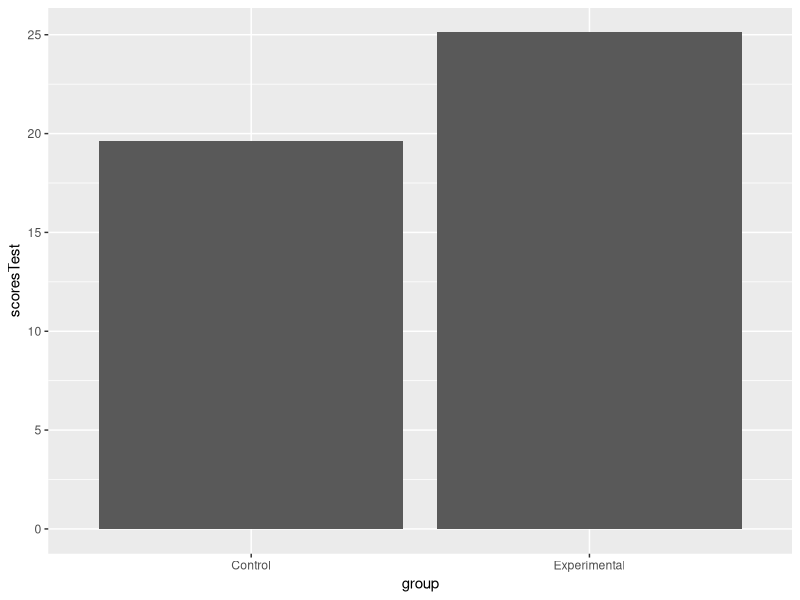
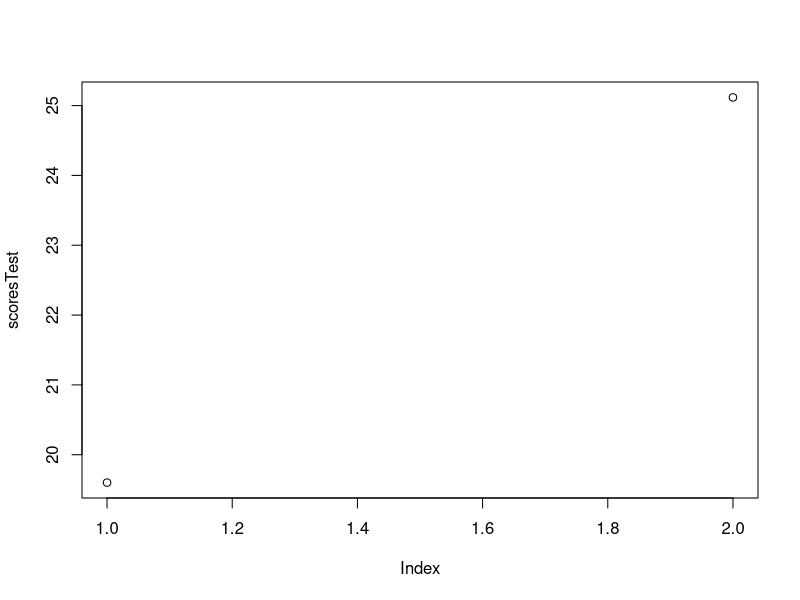
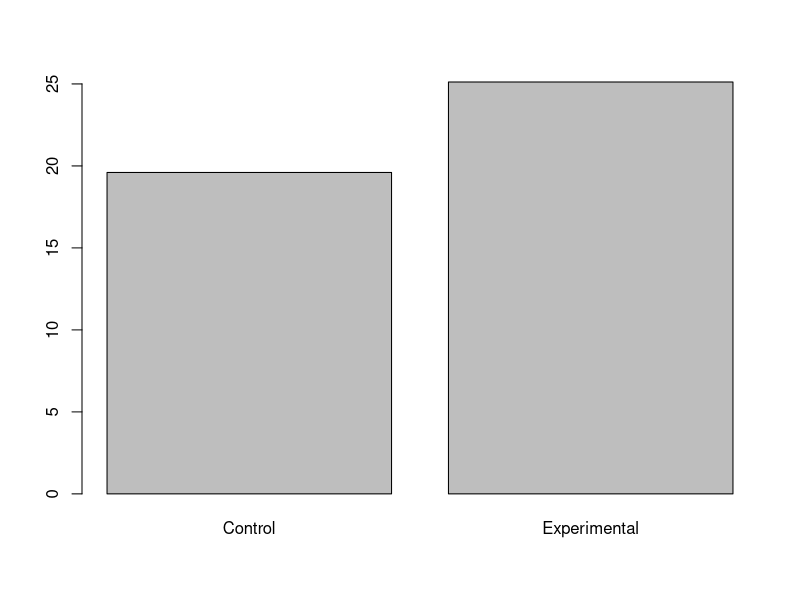

R code for these plots, in order: (Note: this script raises an error after producing the figures.)
## ---- chunk 1
library(dplyr)
library(ggplot2)
library(tidyr)
library(lme4)
study=seq(1,3,1)
criteriaVar=rep("Weight",3)
min=c(100,110,120)
max=c(120,130,140)
studies=data.frame(study,criteriaVar,min,max)
studies[,"criteriaVar"]=as.character(studies[,"criteriaVar"])

## ---- chunk 2
study=seq(1,3,1)
criteriaVar=rep("Age",3)
min=c(20,25,30)
max=c(50,55,60)
studies=rbind(studies,data.frame(study,criteriaVar,min,max))
minDf=studies[,-4] %>% spread(criteriaVar,min) %>% rename(Age.min=Age,Weight.min=Weight) 
maxDf=studies[,-3] %>% spread(criteriaVar,max) %>% rename(Age.max=Age,Weight.max=Weight)
studies = merge(minDf,maxDf,by="study")
#checking version control
studies = studies[,1:3]
studies = studies %>% rename(Age=Age.min,Weight=Weight.min)
## ---- chunk 3
# add subjects
study=seq(1,3,1)
Age=c(20,30,20)
Weight=c(130,160,150)
studies=rbind(studies,data.frame(study,Age,Weight))

## ---- chunk 4
studies=studies[studies$study %in% c(1,2),] 
studies =studies %>% arrange(desc(study))
studies$group= rep(c("Control","Experimental"),2)
studies =studies %>% arrange(desc(group))


## ---- chunk 5
study=rep(c(2,1),2)
Age=c(40,30,45,50)
Weight=c(120,120,130,120)
group=rep(c("Experimental","Control"),2)
studies=rbind(studies,data.frame(study,Age,Weight,group))
studies$score= rnorm(8,20,2)
studies[studies["group"]=="Experimental",]["score"]=studies[studies["group"]=="Experimental",]["score"]+4
## ---- chunk 6
outTest=lm(score~group,data=studies)
scoresTest= c(outTest$coefficients[1],sum(outTest$coefficients))
names(scoresTest)=c("Control","Experimental")
scoresTestDf = data.frame(scoresTest,group= c("Control","Experimental"))


 ggplot(scoresTestDf) +geom_bar(aes(group,scoresTest),stat="identity")
plot(scoresTest)
barplot(scoresTest,names.arg=c("Control","Experimental"))
outTest2=lmer(score~group+(1|study),data=studies)
ranef(outTest2)
outCI= confint(outTest2)
outCI=outCI[3:4,]
rbind(outCI, colSums(outCI))
outCI= data.frame(outCI)
coef(out)
outSum=summary(out)


## ---- chunk 7

